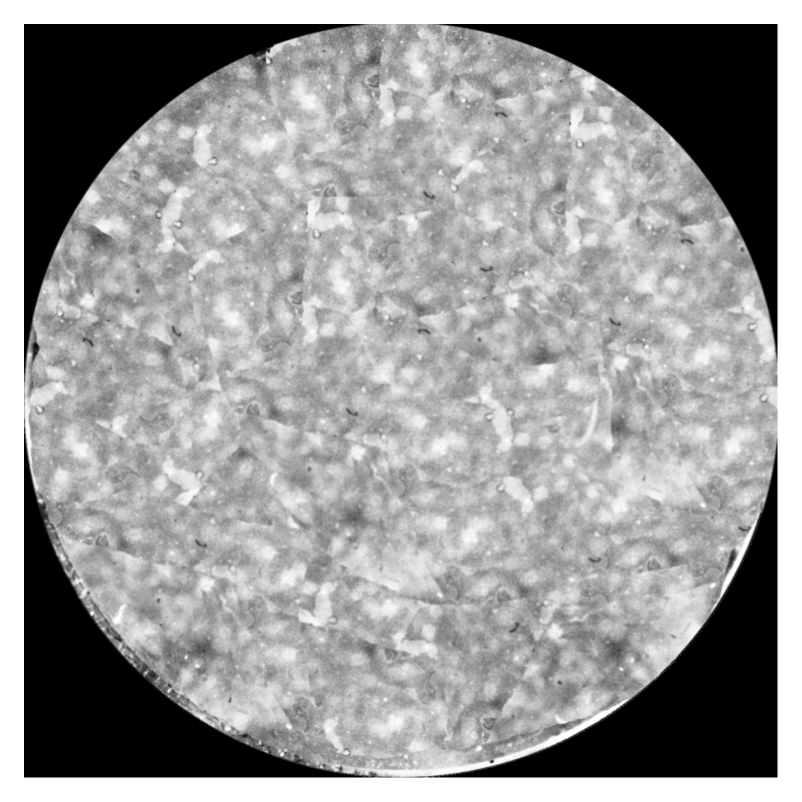
#> input picture step4_letter_detection/gen_dataset/backgrounds/4.png, 1604 x 1604 px, found by its file name (shown at 1/2 size)
$ python gen_data.py
#> lines starting #> are read from the running program, lines starting #| are printed output that depends on the picture; after the words box and inside, x2 and y2 are one past the last pixel; in counts of white or black regions, pixels touching at a corner belong together
### step4_letter_detection/paperspace/deterioration.py
import cv2
import os
import numpy as np
import random
from scipy.stats import norm


def _decayed_value_in_norm(x, max_value, min_value, center, range):
    """
    decay from max value to min value following Gaussian/Normal distribution
    """
    radius = range / 3
    center_prob = norm.pdf(center, center, radius)
    x_prob = norm.pdf(x, center, radius)
    x_value = (x_prob / center_prob) * (max_value - min_value) + min_value
    return x_value


# [8 lines left out: function _decayed_value_in_linear, not called in this run]


def generate_parallel_light_mask(mask_size,
                                 position=None,
                                 direction=None,
                                 max_brightness=255,
                                 min_brightness=50,
                                 mode="gaussian",
                                 linear_decay_rate=None):
    """
    Generate decayed light mask generated by light strip given its position, direction
    Args:
        mask_size: tuple of integers (w, h) defining generated mask size
        position: tuple of integers (x, y) defining the center of light strip position,
                  which is the reference point during rotating
        direction: integer from 0 to 360 to indicate the rotation degree of light strip
        max_brightness: integer that max brightness in the mask
        min_brightness: integer that min brightness in the mask
        mode: the way that brightness decay from max to min: linear or gaussian
        linear_decay_rate: only valid in linear_static mode. Suggested value is within [0.2, 2]
    Return:
        light_mask: ndarray in float type consisting value from 0 to strength
    """
    if position is None:
        pos_x = random.randint(0, mask_size[0])
        pos_y = random.randint(0, mask_size[1])
    else:
        pos_x = position[0]
        pos_y = position[1]
    if direction is None:
        direction = random.randint(0, 360)
        print("Rotate degree: ", direction)
    if linear_decay_rate is None:
        if mode == "linear_static":
            linear_decay_rate = random.uniform(0.2, 2)
        if mode == "linear_dynamic":
            linear_decay_rate = (
                max_brightness - min_brightness) / max(mask_size)
    assert mode in ["linear_dynamic", "linear_static", "gaussian"], \
        "mode must be linear_dynamic, linear_static or gaussian"
    padding = int(max(mask_size) * np.sqrt(2))
    # add padding to satisfy cropping after rotating
    canvas_x = padding * 2 + mask_size[0]
    canvas_y = padding * 2 + mask_size[1]
    mask = np.zeros(shape=(canvas_y, canvas_x), dtype=np.float32)
    # initial mask's up left corner and bottom right corner coordinate
    init_mask_ul = (int(padding), int(padding))
    init_mask_br = (int(padding + mask_size[0]), int(padding + mask_size[1]))
    init_light_pos = (padding + pos_x, padding + pos_y)
    # fill in mask row by row with value decayed from center
    for i in range(canvas_y):
        if mode == "linear":
            i_value = _decayed_value_in_linear(
                i, max_brightness, init_light_pos[1], linear_decay_rate)
        elif mode == "gaussian":
            i_value = _decayed_value_in_norm(
                i, max_brightness, min_brightness, init_light_pos[1], mask_size[1])
        else:
            i_value = 0
        mask[i] = i_value
    # rotate mask
    rotate_M = cv2.getRotationMatrix2D(init_light_pos, direction, 1)
    mask = cv2.warpAffine(mask, rotate_M, (canvas_x,  canvas_y))
    # crop
    mask = mask[init_mask_ul[1]:init_mask_br[1],
                init_mask_ul[0]:init_mask_br[0]]
    mask = np.asarray(mask, dtype=np.uint8)
    # add median blur
    mask = cv2.medianBlur(mask, 9)
    mask = 255 - mask
    # [4 lines of commented-out code are left out]
    return mask


def add_parallel_light(image, light_position=None, direction=None, max_brightness=255, min_brightness=0,
                       mode="gaussian", linear_decay_rate=None, transparency=None):
    """
    Add mask generated from parallel light to given image
    """
    if transparency is None:
        transparency = random.uniform(0.2, 0.5)
    frame = np.asarray(image)
    height, width, _ = frame.shape
    hsv = cv2.cvtColor(frame, cv2.COLOR_BGR2HSV)
    mask = generate_parallel_light_mask(mask_size=(width, height),
                                        position=light_position,
                                        direction=direction,
                                        max_brightness=max_brightness,
                                        min_brightness=min_brightness,
                                        mode=mode,
                                        linear_decay_rate=linear_decay_rate)
    hsv[:, :, 2] = hsv[:, :, 2] * transparency + mask * (1 - transparency)
    frame = cv2.cvtColor(hsv, cv2.COLOR_HSV2BGR)
    frame[frame > 255] = 255
    frame = np.asarray(frame, dtype=np.uint8)
    return frame, mask


def noisy(noise_typ, image):
    """Parameters
    ----------
    image : ndarray
        Input image data. Will be converted to float.
    mode : str
        One of the following strings, selecting the type of noise to add:

        'gauss'     Gaussian-distributed additive noise.
        'poisson'   Poisson-distributed noise generated from the data.
        's&p'       Replaces random pixels with 0 or 1.
        'speckle'   Multiplicative noise using out = image + n*image,where
                    n is uniform noise with specified mean & variance.
    """
    if noise_typ == "gauss":
        row, col, ch = image.shape
        mean = 0
        variances = [0.005, 0.003, 0.001, 0.0005]
        var = random.choice(variances)
        sigma = var**0.5
        gauss = np.random.normal(mean, sigma, (row, col, 1))
        gauss = gauss.reshape(row, col, 1)
        noisy_im = image + gauss*255
        return noisy_im
    elif noise_typ == "s&p":
        row, col, ch = image.shape
        s_vs_p = 0.5
        amount = 0.003
        #amount = np.random.uniform(0.002,0.004,4)
        out = np.copy(image)
        # Salt mode
        num_salt = np.ceil(amount * image.size * s_vs_p)
        coords = [np.random.randint(0, i - 1, int(num_salt))
                  for i in image.shape[0:2]]

        out[tuple(coords)] = 255

        # Pepper mode
        num_pepper = np.ceil(amount * image.size * (1. - s_vs_p))
        coords = [np.random.randint(0, i - 1, int(num_pepper))
                  for i in image.shape[0:2]]
        out[tuple(coords)] = 0
        return out
    elif noise_typ == "poisson":
        vals = len(np.unique(image))
        vals = 2 ** np.ceil(np.log2(vals))
        noisy_im = np.random.poisson(image * vals) / float(vals)
        return noisy_im
    elif noise_typ == "speckle":
        row, col, ch = image.shape
        gauss = np.random.randn(row, col, ch)
        gauss = gauss.reshape(row, col, ch)
        noisy_im = image + image * gauss
        return noisy_im


# [12 lines left out: function main, not called in this run]


"""
if name == '__main__':
    main()
"""

### step4_letter_detection/paperspace/gen_data.py
#!/usr/bin/env python
# coding: utf-8


import os
import glob

import numpy as np
import random

import cv2
from PIL import Image, ImageFont, ImageDraw, ImageFilter

from deterioration import add_parallel_light, noisy


BG_PATH = './backgrounds/'
CARAC_PATH = './caracters/'


img = cv2.imread(BG_PATH + '4.png')
#> img is the input picture: shape (1604, 1604, 3); min 0, max 255, mean 154.8
overlay_t = cv2.imread(CARAC_PATH + 'letter_4.png', -
                       1)  # -1 loads with transparency


#print(overlay_t.shape)


# [40 lines left out: function overlay_caracter, not called in this run]


def generate_letter(letter, angle=0):
    """ Generate a textured letter
    """
    img = Image.new("RGB", (140, 180), "black")
    # get a font
    # get a drawing context
    d = ImageDraw.Draw(img)

    # Select the right font for the right letters
    if letter == "3":
        fnt = ImageFont.truetype('./fonts/AVHersheySimplexMedium.otf', 218)
        # draw text, full opacity
        d.text((3, 10), letter, font=fnt, fill=(255, 255, 255, 255))
        kernel = np.ones((7, 7), np.uint8)
    elif letter == "1":
        fnt = ImageFont.truetype('./fonts/Calibri.ttf', 200)
        # draw text, full opacity
        d.text((8, -30), letter, font=fnt, fill=(255, 255, 255, 255))
        kernel = np.ones((10, 10), np.uint8)
    elif letter == "W":
        fnt = ImageFont.truetype('./fonts/Goodlight-Light.otf', 110)
        # draw text, full opacity
        d.text((2, 40), letter, font=fnt, fill=(255, 255, 255, 255))
        kernel = np.ones((3, 3), np.uint8)
    elif letter == "I":
        fnt = ImageFont.truetype('./fonts/Tahoma.ttf', 180)
        # draw text, full opacity
        d.text((20, -15), letter, font=fnt, fill=(255, 255, 255, 255))
        kernel = np.ones((9, 9), np.uint8)
    elif letter == "M":
        fnt = ImageFont.truetype('./fonts/Tahoma.ttf', 180)
        # draw text, full opacity
        d.text((0, -20), letter, font=fnt, fill=(255, 255, 255, 255))
        kernel = np.ones((9, 9), np.uint8)
    elif letter in "02456789":
        fnt = ImageFont.truetype('./fonts/Arial.ttf', 180)
        # draw text, full opacity
        d.text((20, 0), letter, font=fnt, fill=(255, 255, 255, 255))
        kernel = np.ones((9, 9), np.uint8)
    elif letter == "/":
        fnt = ImageFont.truetype('./fonts/Arial.ttf', 180)
        # draw text, full opacity
        d.text((30, 0), letter, font=fnt, fill=(255, 255, 255, 255))
        kernel = np.ones((9, 9), np.uint8)
    else:
        fnt = ImageFont.truetype('./fonts/Arial.ttf', 180)
        # draw text, full opacity
        d.text((2, 0), letter, font=fnt, fill=(255, 255, 255, 255))
        kernel = np.ones((9, 9), np.uint8)

    # Rotate the image if needed
    if angle > 1:
        img = img.transpose(angle)

    # Blur and erode the letter so they are thinner
    img = np.array(img)
    img = cv2.GaussianBlur(img, (5, 5), 0)
    img = cv2.erode(img, kernel, iterations=1)
    img = Image.fromarray(img)

    # Make an emboss effect
    img = img.filter(ImageFilter.EMBOSS)

    # Rerotate the image if needed
    if angle > 1:
        img = img.transpose(6 - angle)

    # Resize the image so the letter is narrow
    img = img.resize((100, 180))

    # Set the gray pixels as transparent
    img = img.convert("RGBA")
    datas = img.getdata()
    newData = []
    alpha_value = random.randint(120, 150)
    for item in datas:
        if item[0] == 128 and item[1] == 128 and item[2] == 128:
            newData.append((255, 255, 255, 0))
        else:
            # Chooses a random value for the alpha channel
            newData.append(
                (item[0], item[1], item[2], alpha_value))

    img.putdata(newData)

    # Resize the image so the letter has the same size than on the chip
    img = img.resize((150, 266))

    # [6 lines of commented-out code are left out]
    img = img.crop((5, 20, 147, 260))
    # [15 lines of commented-out code are left out]
    return img, img.size


# In[175]:


def print_text(dispo, im):

    letters = 'ABCDEFGHIJKLMNOPQRSTUVWXYZ0123456789/'
    #numbers = '0123456789'
    [width, height] = im.size
#> width = 1580; height = 1580
    ratio_line = [0.42, 0.60, 0.75]
    boxes = []
    caracs = []
    im = im.convert("RGB")
    im2 = np.array(im)
    #print("IMMM", im2.shape)

    for index, line in enumerate(dispo):

        len_line = len(line[0])

        width_carac = 150
        start_offset = int(width / 2 - (len_line * width_carac) / 2)

        y = int(ratio_line[index] * height)

        for index2, carac_type in enumerate(line[0]):

            if carac_type == 'l':
                carac = random.choice(letters)
            elif carac_type == 'n':
                carac = random.choice(numbers)
            elif carac_type == 'c':
                carac = 'C'
            elif carac_type == '/':
                carac = '/'
            else:
                print('Hmm, not valid caracter in disposition')

            x = start_offset + width_carac * index2

            caracter_t, letters_size = generate_letter(carac)
            caracter_t.save('./carac.png')

            #print(im.mode)
            im.paste(caracter_t, (x, y), caracter_t)

            caracter_t_cv = np.array(caracter_t)
            cv2.imwrite('./carac_cv.png', caracter_t_cv)


            #print(caracter_t_cv.shape)
            channels = cv2.split(caracter_t_cv)
            (x0 , y0 ,w ,h) = cv2.boundingRect(channels[3])
            #x_correc = x + int((letters_size[0] - w)/2) - x0
            #y_correc = y + int((letters_size[1] - h)/2) - y0
            a = x + x0 + int(width_carac-letters_size[0])- 10
            b = y0 + y
            #box = [x_correc, y_correc, x_correc+w, y_correc+h]
            box = [ a, b, a+w, b+h]
            #print(box)
            boxes.append(box)
            caracs.append(carac)
#> this loop made 3 passes
#> (len_line, start_offset) on passes 2 to 3: (8, 190), (5, 415)
#> pass 1, in generate_letter, `img = cv2.erode(img, kernel, iterations=1)`:
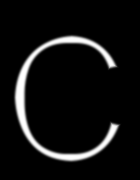
#> img: shape (180, 140, 3); min 0, max 255, mean 18.1
#> after the loop:
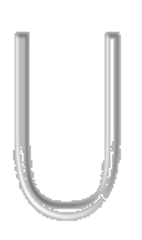
#> caracter_t: PIL image 142x240 RGBA; mean R, G, B, A 27.2, 27.2, 27.2, 25.4; transparent parts drawn white
#> after the loop:
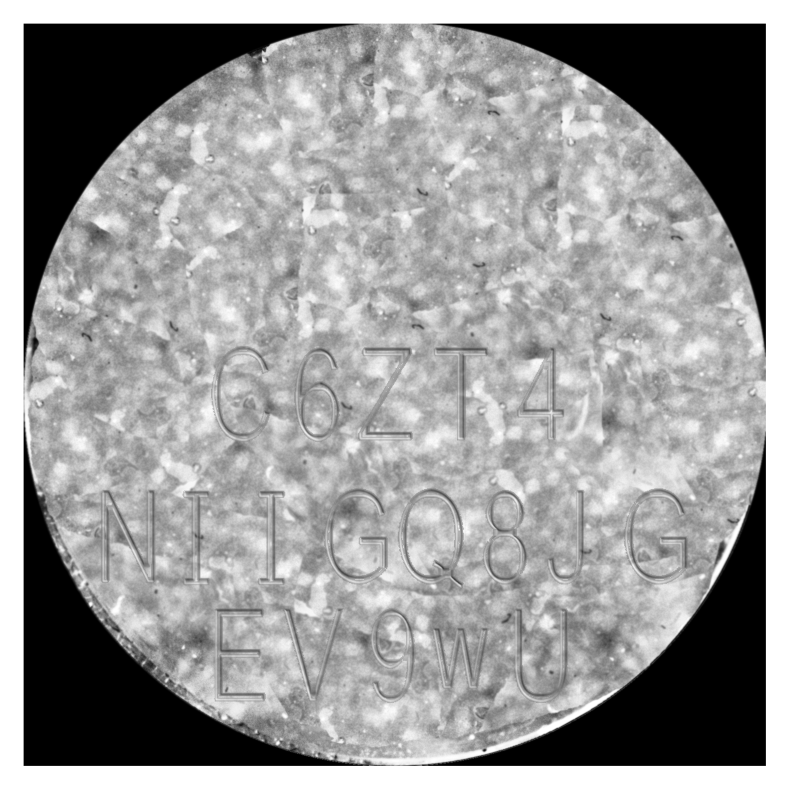
#> im: PIL image 1580x1580 RGB (shown at 1/2 size); min 0, max 255, mean 153.5
#> after the loop, boxes = 18 items, first 6: [419, 663, 555, 903], [586, 663, 705, 903], [713, 663, 855, 903], [865, 663, 1005, 903], [1031, 663, 1155, 903], [199, 948, 330, 1188]; caracs = ['C', '6', 'Z', 'T', '4', 'N', 'I', 'I', 'G', 'Q', '8', 'J', 'G', 'E', 'V', '9', 'W', 'U']

            #im = overlay_caracter(im, caracter_t, x, y, overlay_size=None)

    return im, boxes, caracs


def generate_chip():

    BG_PATH = './backgrounds/'
    bgs = glob.glob('{}*.png'.format(BG_PATH))
    # Different dispositions on the chip for the different lines :  'n' : number
    #                                                               'c' : letter c
    #                                                               'l' : letter
    dispositions = [['llnnn', ],
                    ['nn/nnnll'],  # 'nnl/nnncc','nnl/nnncc','lln/nnncc',],
                    ['lnnnn', ]]

    dispositions2 = [['lllll', ],
                     ['llllllll'],  # 'nnl/nnncc','nnl/nnncc','lln/nnncc',],
                     ['lllll', ]]
    n = random.randint(0, 3)

    # Randomly choose dispo
    dispo = dispositions2
    #dispo[1] = [dispositions[1][n]]

    # Randomly choose background
    #bg = cv2.imread(BG_PATH + bgs[random.randint(0,6)])
    bg = Image.open(random.choice(bgs))
    bg = bg.resize((1580, 1580))
    chip, boxes, caracs = print_text(dispo, bg)

    chip_cv = np.array(chip)

    #To print boxes on image
    for box in boxes:
        cv2.rectangle(chip_cv,(box[0],box[1]),(box[2],box[3]),(0,255,0),2)
#> this loop made 18 passes
#> box on passes 1 to 12: [419, 663, 555, 903], [586, 663, 705, 903], [713, 663, 855, 903], [865, 663, 1005, 903], [1031, 663, 1155, 903], [199, 948, 330, 1188], [362, 948, 480, 1188], [512, 948, 630, 1188], [646, 948, 780, 1188], [793, 948, 930, 1188], [962, 948, 1080, 1188], [1091, 948, 1230, 1188]
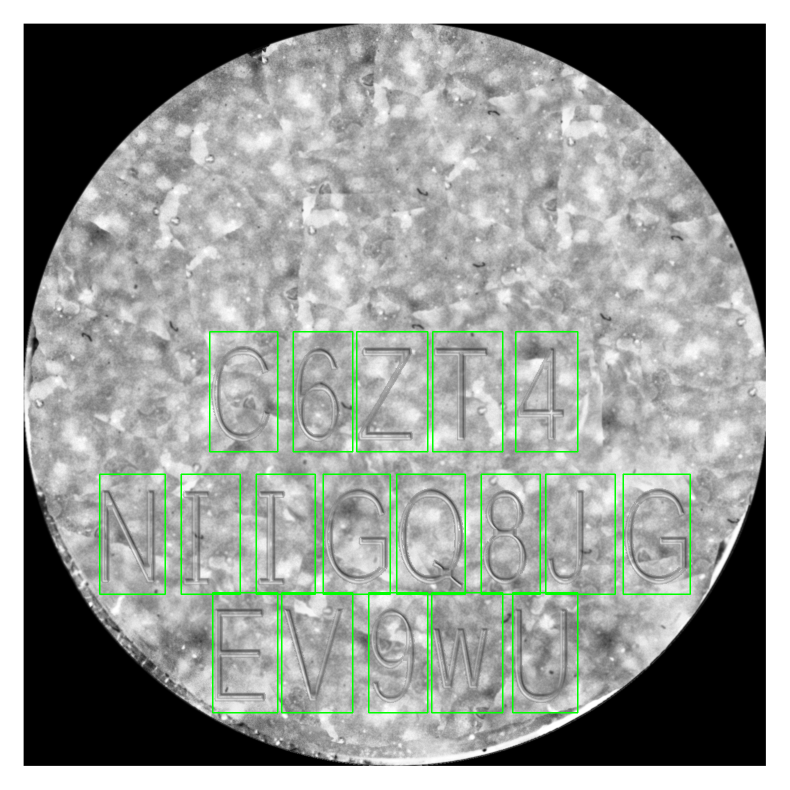
#> chip_cv: shape (1580, 1580, 3) (shown at 1/2 size); 1.59% of pixels changed, all inside (x1, y1, x2, y2) = (198, 662, 1382, 1427)

    # Add deteriorations
    chip_final, _ = add_parallel_light(chip)
#> in add_parallel_light, `hsv = cv2.cvtColor(frame, cv2.COLOR_BGR2HSV)`: hsv: shape (1580, 1580, 3); mean H, S, V 0, 0, 153.5
#> in generate_parallel_light_mask, `rotate_M = cv2.getRotationMatrix2D(init_light_pos, direction, 1)`: rotate_M = [[-0.438, -0.899, 6839], [0.899, -0.438, 2456.5]]
#> in generate_parallel_light_mask, `mask = mask[init_mask_ul[1]:init_mask_br[1], init_mask_ul[0]:init_mask..`:
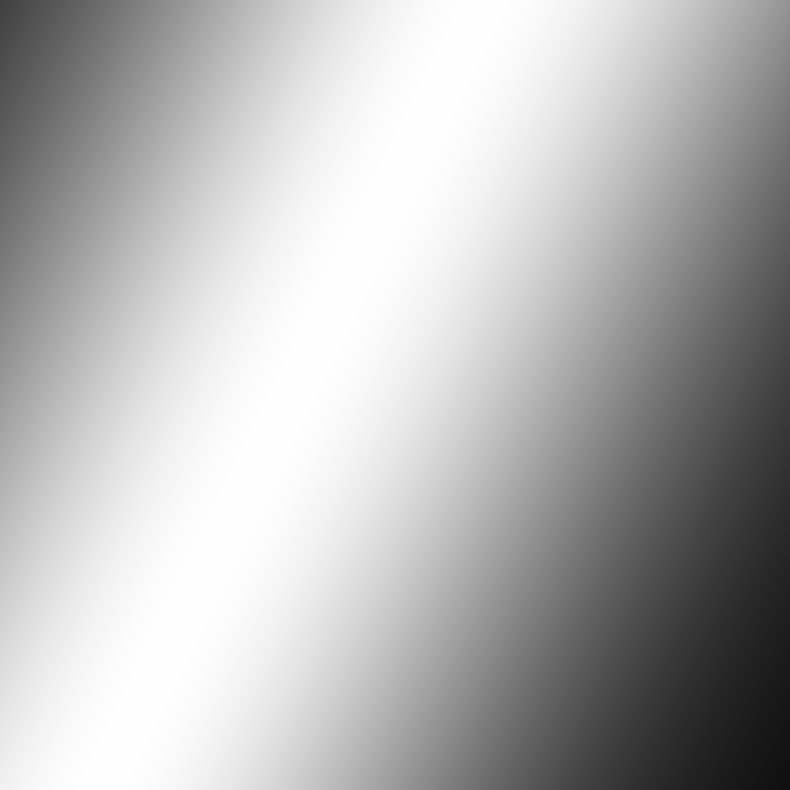
#> mask: shape (1580, 1580) float32 (shown at 1/2 size); min 15.96, max 255, mean 182.1
#> in generate_parallel_light_mask, `mask = 255 - mask`:
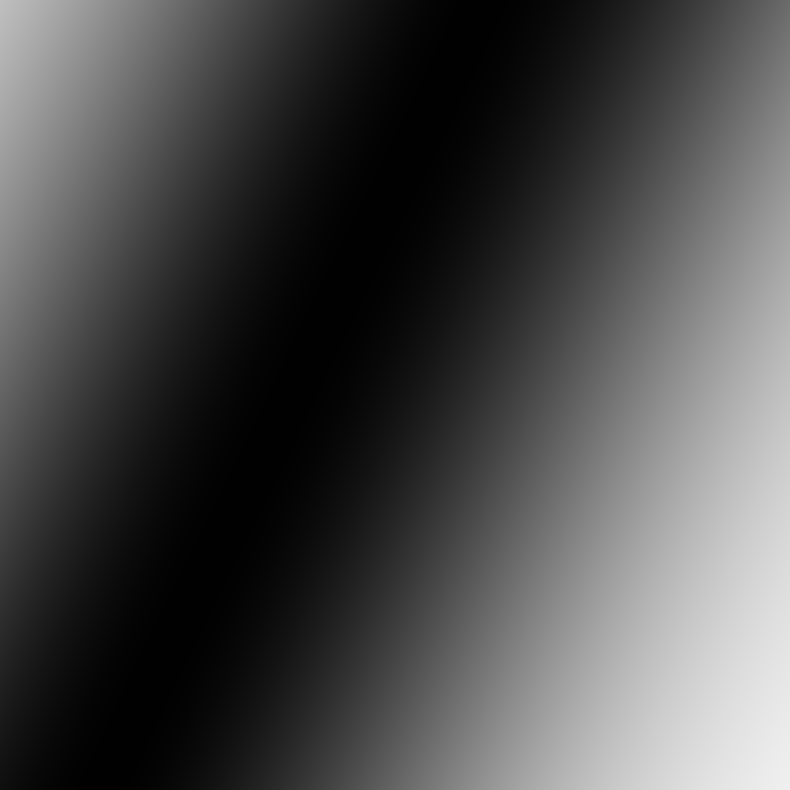
#> mask: shape (1580, 1580) (shown at 1/2 size); min 1, max 239, mean 73.5
#> in add_parallel_light, `hsv[:, :, 2] = hsv[:, :, 2] * transparency + mask * (1 - transparency)`: hsv: shape (1580, 1580, 3); mean H, S, V 0, 0, 104.4
#> in add_parallel_light, `frame = cv2.cvtColor(hsv, cv2.COLOR_HSV2BGR)`:
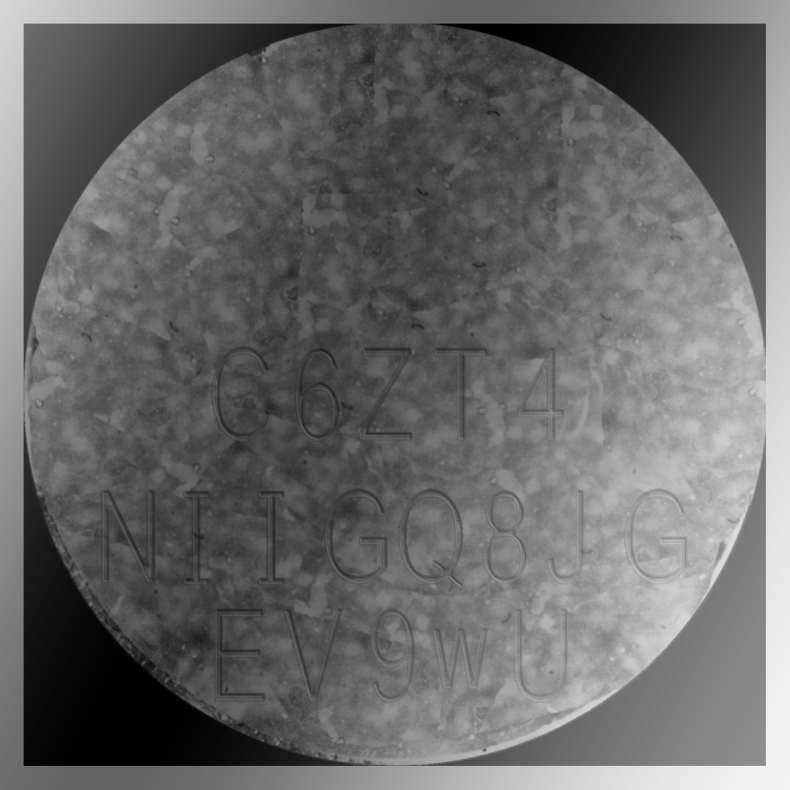
#> frame: shape (1580, 1580, 3) (shown at 1/2 size); min 0, max 245, mean 104.4
    chip_final = noisy('gauss', chip_final)
    chip_final = noisy('s&p', chip_final)

    #cv2.imwrite('./CHIP.png', chip_final)

    return chip_final, boxes, caracs


generate_chip()
